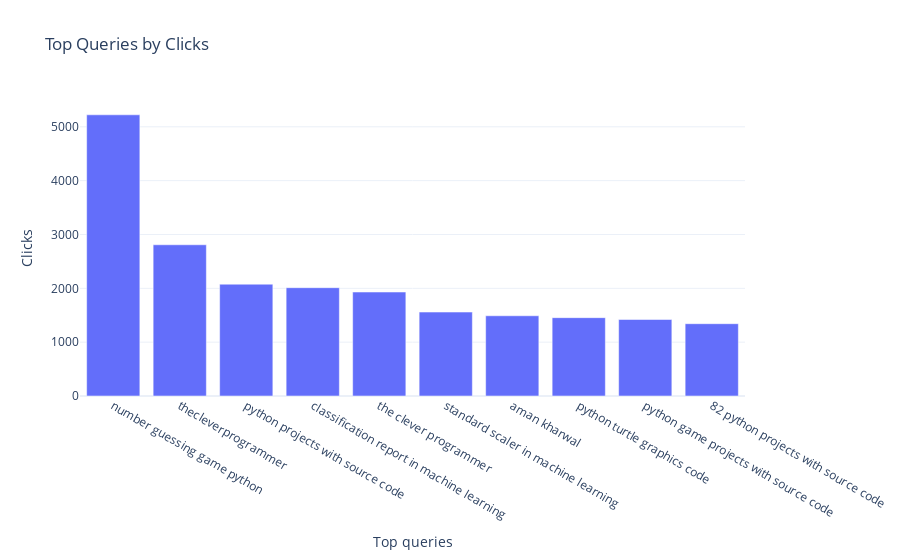
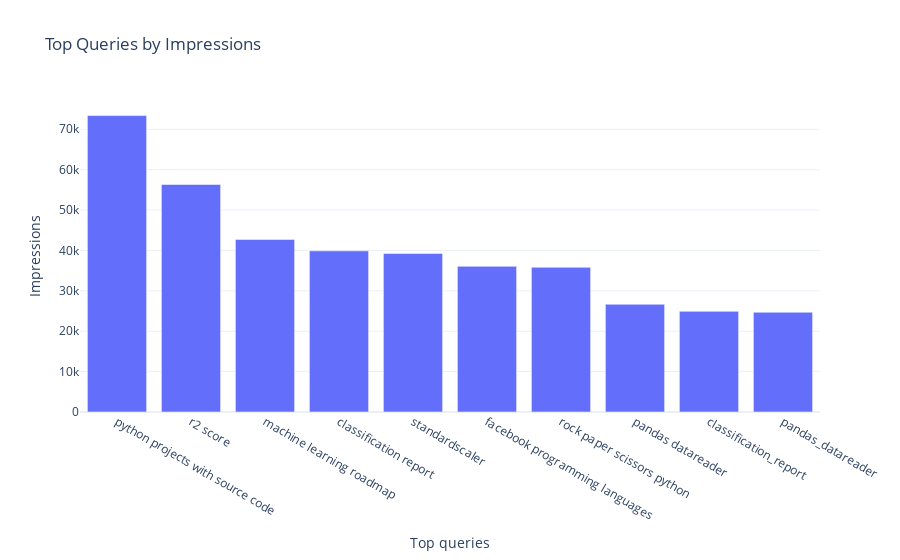

Notebook code cell kept with these figures, in order:
### Markdown cell above
Now let's have a look at the top queries by clickings and impressions

### Code cell
# Top queries by Clicks and Impressions
top_queries_clicks_vis = queries_df.nlargest(10, 'Clicks')[['Top queries', 'Clicks']]
top_queries_impressions_vis = queries_df.nlargest(10, 'Impressions')[['Top queries', 'Impressions']]

# Plotting
fig_clicks = px.bar(top_queries_clicks_vis, x='Top queries', y='Clicks', title='Top Queries by Clicks')
fig_impressions = px.bar(top_queries_impressions_vis, x='Top queries', y='Impressions', title='Top Queries by Impressions')
fig_clicks.show()
fig_impressions.show()
fig_clicks.write_image("../output/top_queries_clicks.png")
fig_impressions.write_image("../output/top_queries_impressions.png")

### Figure 1 — Plotly figure (JSON) as saved in the notebook; plotly's stock layout.template omitted (floating-point values rounded to 4 significant figures)
{"data": [{"hovertemplate": "Top queries=%{x}<br>Clicks=%{y}<extra></extra>", "legendgroup": "", "marker": {"color": "#636efa", "pattern": {"shape": ""}}, "name": "", "orientation": "v", "showlegend": false, "textposition": "auto", "type": "bar", "x": ["number guessing game python", "thecleverprogrammer", "python projects with source code", "classification report in machine learning", "the clever programmer", "standard scaler in machine learning", "aman kharwal", "python turtle graphics code", "python game projects with source code", "82 python projects with source code"], "xaxis": "x", "y": [5223, 2809, 2077, 2012, 1931, 1559, 1490, 1455, 1421, 1343], "yaxis": "y"}], "layout": {"barmode": "relative", "legend": {"tracegroupgap": 0}, "title": {"text": "Top Queries by Clicks"}, "xaxis": {"anchor": "y", "domain": [0, 1], "title": {"text": "Top queries"}}, "yaxis": {"anchor": "x", "domain": [0, 1], "title": {"text": "Clicks"}}}}

### Figure 2 — Plotly figure (JSON) as saved in the notebook; plotly's stock layout.template omitted (floating-point values rounded to 4 significant figures)
{"data": [{"hovertemplate": "Top queries=%{x}<br>Impressions=%{y}<extra></extra>", "legendgroup": "", "marker": {"color": "#636efa", "pattern": {"shape": ""}}, "name": "", "orientation": "v", "showlegend": false, "textposition": "auto", "type": "bar", "x": ["python projects with source code", "r2 score", "machine learning roadmap", "classification report", "standardscaler", "facebook programming languages", "rock paper scissors python", "pandas datareader", "classification_report", "pandas_datareader"], "xaxis": "x", "y": [73380, 56322, 42715, 39896, 39267, 36055, 35824, 26663, 24917, 24689], "yaxis": "y"}], "layout": {"barmode": "relative", "legend": {"tracegroupgap": 0}, "title": {"text": "Top Queries by Impressions"}, "xaxis": {"anchor": "y", "domain": [0, 1], "title": {"text": "Top queries"}}, "yaxis": {"anchor": "x", "domain": [0, 1], "title": {"text": "Impressions"}}}}
